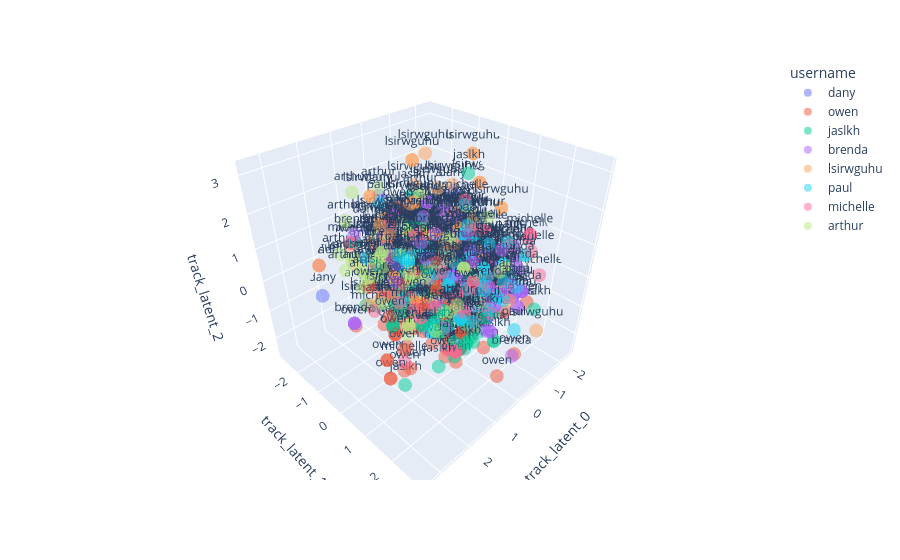
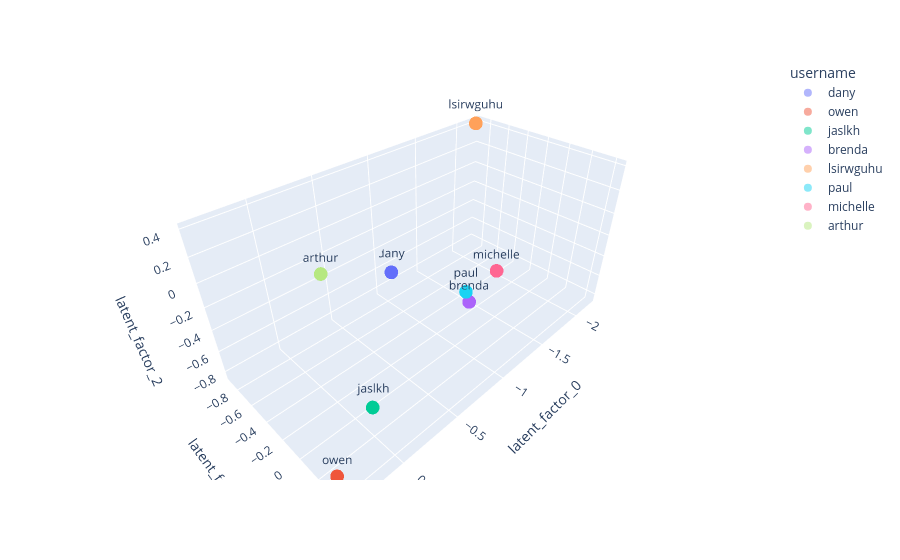

The notebook cell saved with these charts, in order:
### Code cell
df_tracks = df_matrix_mf.copy()
df_tracks = df_tracks.sample(frac=1) # Shuffle the dataframe
df_tracks = df_tracks[:1000] # Keep only 1000 tracks

# Add item latent factors to the dataframe
items_latent_columns = [f"track_latent_{i}" for i in range(lmf.num_factors)]
for track_id in df_tracks["id"].unique():
    latent_factors = lmf.get_item_latent_factors(matrix_mf.items_to_ids([track_id])[0]).tolist()
    df_tracks.loc[df_tracks["id"] == track_id, items_latent_columns] = latent_factors

# Add user latent factors to the dataframe
users_latent_columns = [f"latent_factor_{i}" for i in range(lmf.num_factors)]
for user_id in df_tracks["username"].unique():
    latent_factors = lmf.get_user_latent_factors(matrix_mf.usernames_to_ids([user_id])[0]).tolist()
    df_tracks.loc[df_tracks["username"] == user_id, users_latent_columns] = latent_factors

plotting.plot_latent_space(
    df=df_tracks,
    color=df_tracks["username"],
    text=df_tracks["username"],
    latent_columns=items_latent_columns,
).show()

plotting.plot_latent_space(
    df=df_tracks,
    color=df_tracks["username"],
    text=df_tracks["username"],
    latent_columns=users_latent_columns,
).show()
